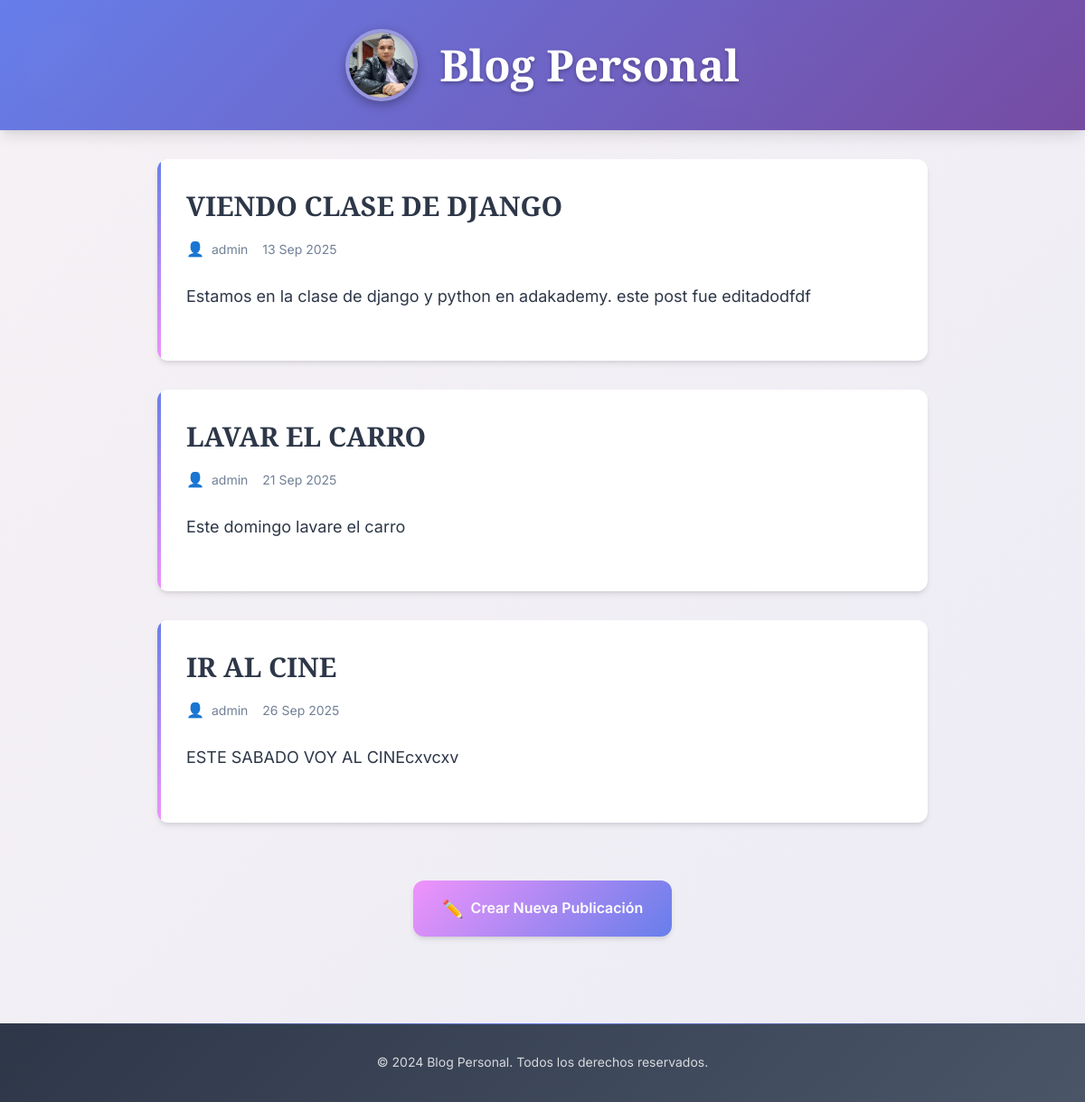
The page / on the database its author committed.
### blogs/models.py (models this page shows, shortened)
class Post(models.Model):
    title = models.CharField(max_length=200)
    body = models.TextField()
    created_at = models.DateTimeField(
        auto_now_add=True
    )  # toma el tiempo automaticament del sistem o pc
    updated_at = models.DateTimeField(
        auto_now=True
    )  # toma el tiempo automaticament del sistem o pc
    author = models.ForeignKey(
        "auth.User", on_delete=models.CASCADE
    )  # toma el usario de la tabla auth_user de la base de datos de usuario por defecos de django

### blogs/views.py (the view)
# urls.py: path("", PostListView.as_view(), name="post_list"),
class PostListView(ListView):
    model = Post  # nombre del modelo donde estan los datos
    template_name = (
        "post_list.html"  # nombre del template a usar que esta en la carpeta templates
    )

### templates/post_list.html (shortened to what this page needs)
{% extends "_base.html" %}
{% block content %}
    {% for publication in post_list %}
        <article class="post-card">
            <a href="{% url 'post_detail' publication.pk %}" class="post-title-link">
                <h2>{{ publication.title }}</h2>
            </a>
            <div class="post-meta">
                <div class="post-author">
                    <span>{{ publication.author }}</span>
                </div>
                <time datetime="{{ publication.created_at|date:'Y-m-d' }}">
                    {{ publication.created_at|date:'d M Y' }}
                </time>
            </div>
            {% if publication.body %}
                <div class="post-content">
                    {{ publication.body|truncatewords:30 }}
                </div>
            {% endif %}
        </article>
    {% empty %}
        <div class="post-card">
            <h2>No hay publicaciones aún</h2>
            <p>¡Sé el primero en crear una publicación!</p>
        </div>
    {% endfor %}
    <div style="text-align: center;">
        <a href="{% url 'post_create' %}" class="new-post-btn">Crear Nueva Publicación</a>
    </div>
{% endblock content %}

### blogs/static/blogs/style.css (style rules this page uses)
:root { --primary-color: #667eea; --secondary-color: #764ba2; --accent-color: #f093fb; --text-primary: #2d3748; --text-secondary: #4a5568; --text-light: #718096; --bg-primary: #f7fafc; --bg-secondary: #edf2f7; --white: #ffffff; --shadow-sm: 0 1px 3px 0 rgba(0, 0, 0, 0.1), 0 1px 2px 0 rgba(0, 0, 0, 0.06); --shadow-md: 0 4px 6px -1px rgba(0, 0, 0, 0.1), 0 2px 4px -1px rgba(0, 0, 0, 0.06); --shadow-lg: 0 10px 15px -3px rgba(0, 0, 0, 0.1), 0 4px 6px -2px rgba(0, 0, 0, 0.05); --shadow-xl: 0 20px 25px -5px rgba(0, 0, 0, 0.1), 0 10px 10px -5px rgba(0, 0, 0, 0.04); --border-radius: 12px; --transition: all 0.3s cubic-bezier(0.4, 0, 0.2, 1); }
* { margin: 0; padding: 0; box-sizing: border-box; }
body { font-family: 'Inter', -apple-system, BlinkMacSystemFont, 'Segoe UI', Roboto, sans-serif; background: linear-gradient(135deg, var(--bg-primary) 0%, var(--bg-secondary) 100%); color: var(--text-primary); line-height: 1.6; min-height: 100vh; position: relative; }
body::before { content: ''; position: fixed; top: 0; left: 0; width: 100%; height: 100%; background: linear-gradient(-45deg, #667eea, #764ba2, #f093fb, #f5576c); background-size: 400% 400%; animation: gradientShift 15s ease infinite; opacity: 0.05; z-index: -1; }
.post-card { background: var(--white); border-radius: var(--border-radius); padding: 2rem; margin-bottom: 2rem; box-shadow: var(--shadow-md); transition: var(--transition); position: relative; overflow: hidden; }
.post-card::before { content: ''; position: absolute; top: 0; left: 0; width: 4px; height: 100%; background: linear-gradient(135deg, var(--primary-color), var(--accent-color)); transition: var(--transition); }
h2 { font-family: 'Playfair Display', serif; font-size: 1.875rem; font-weight: 600; color: var(--text-primary); margin-bottom: 0.75rem; line-height: 1.3; }
a { color: var(--primary-color); text-decoration: none; font-weight: 500; transition: var(--transition); position: relative; }
.post-title-link { display: block; margin-bottom: 1rem; }
.post-meta { display: flex; align-items: center; gap: 1rem; margin-bottom: 1rem; font-size: 0.875rem; color: var(--text-light); }
.post-author { display: flex; align-items: center; gap: 0.5rem; }
.post-author::before { content: '👤'; font-size: 1rem; }
.new-post-btn { display: inline-flex; align-items: center; gap: 0.5rem; margin: 2rem 0; padding: 1rem 2rem; background: linear-gradient(135deg, var(--accent-color), var(--primary-color)); color: var(--white); text-decoration: none; border-radius: var(--border-radius); font-weight: 600; font-size: 1rem; box-shadow: var(--shadow-md); transition: var(--transition); }
.new-post-btn::before { content: '✏️'; font-size: 1.2rem; }
.post-content { font-size: 1.125rem; line-height: 1.7; color: var(--text-primary); margin: 1.5rem 0; }
.post-card { animation: fadeInUp 0.6s ease-out; }
.post-card:nth-child(2) { animation-delay: 0.1s; }
.post-card:nth-child(3) { animation-delay: 0.2s; }

### rows shown on the page
Post: title "VIENDO CLASE DE DJANGO", author "admin", created_at "13 Sep 2025", body "Estamos en la clase de django y python en adakademy. este post fue editadodfdf"
Post: title "LAVAR EL CARRO", author "admin", created_at "21 Sep 2025", body "Este domingo lavare el carro"
Post: title "IR AL CINE", author "admin", created_at "26 Sep 2025", body "ESTE SABADO VOY AL CINEcxvcxv"
